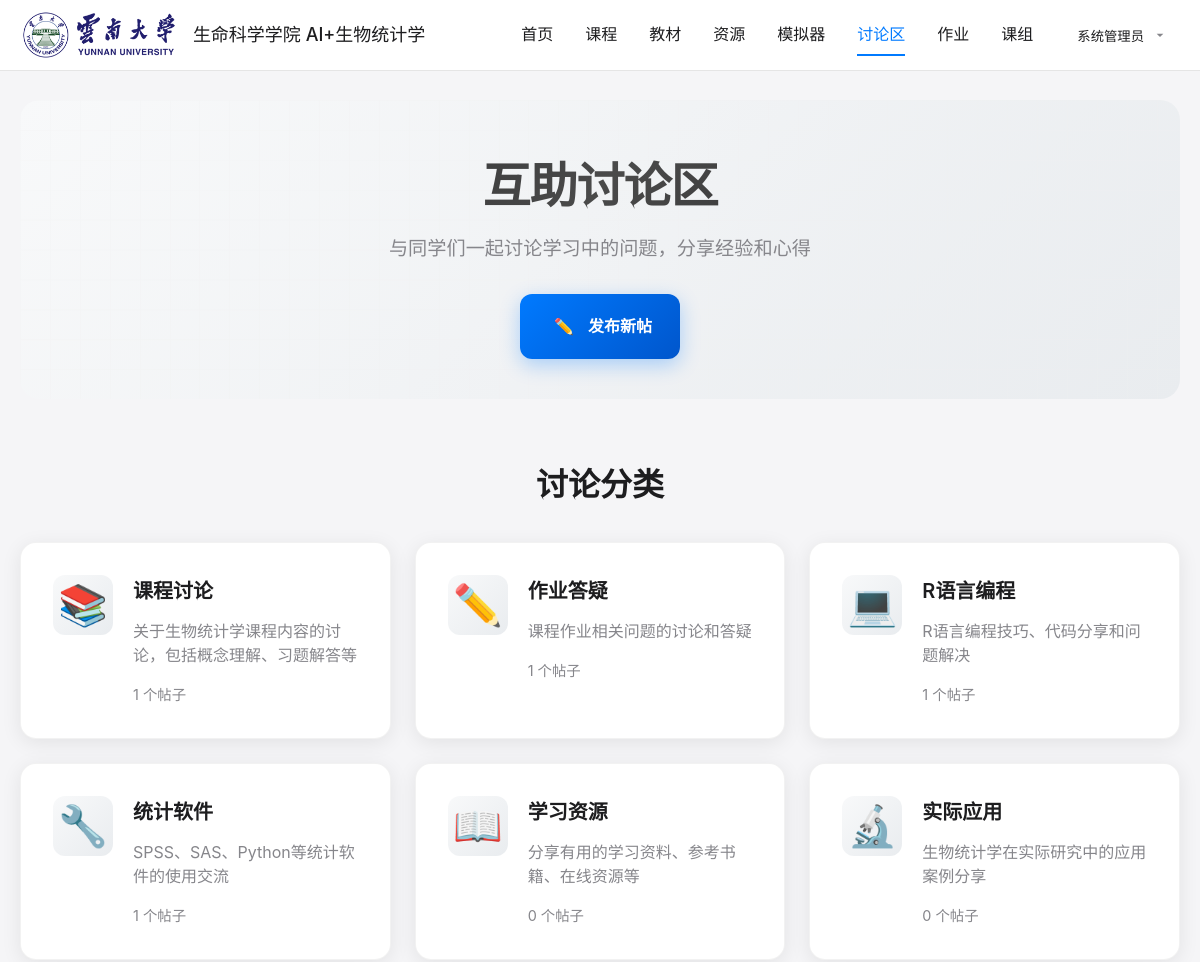
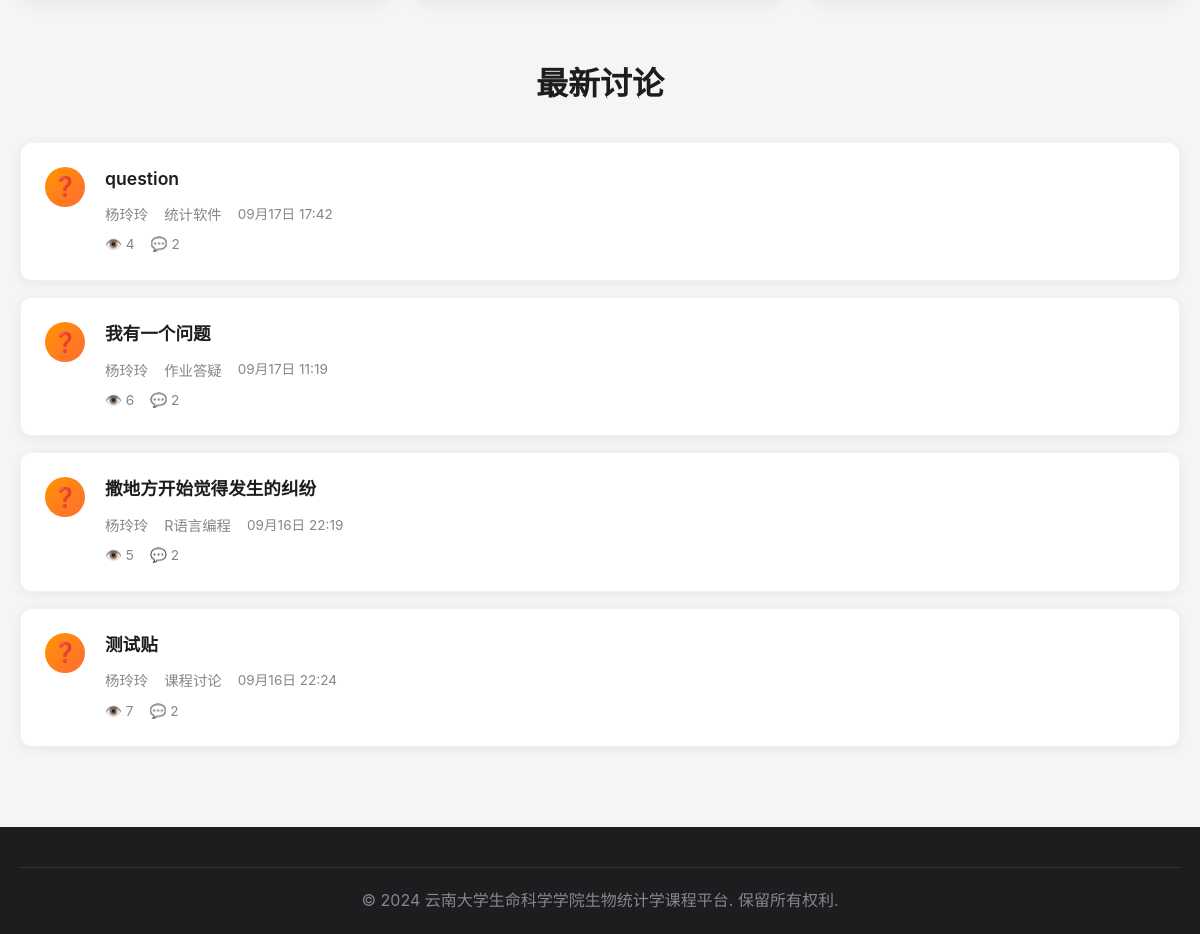
Before: /forum/ (signed in) with the older database file (2 pictures, top to bottom).
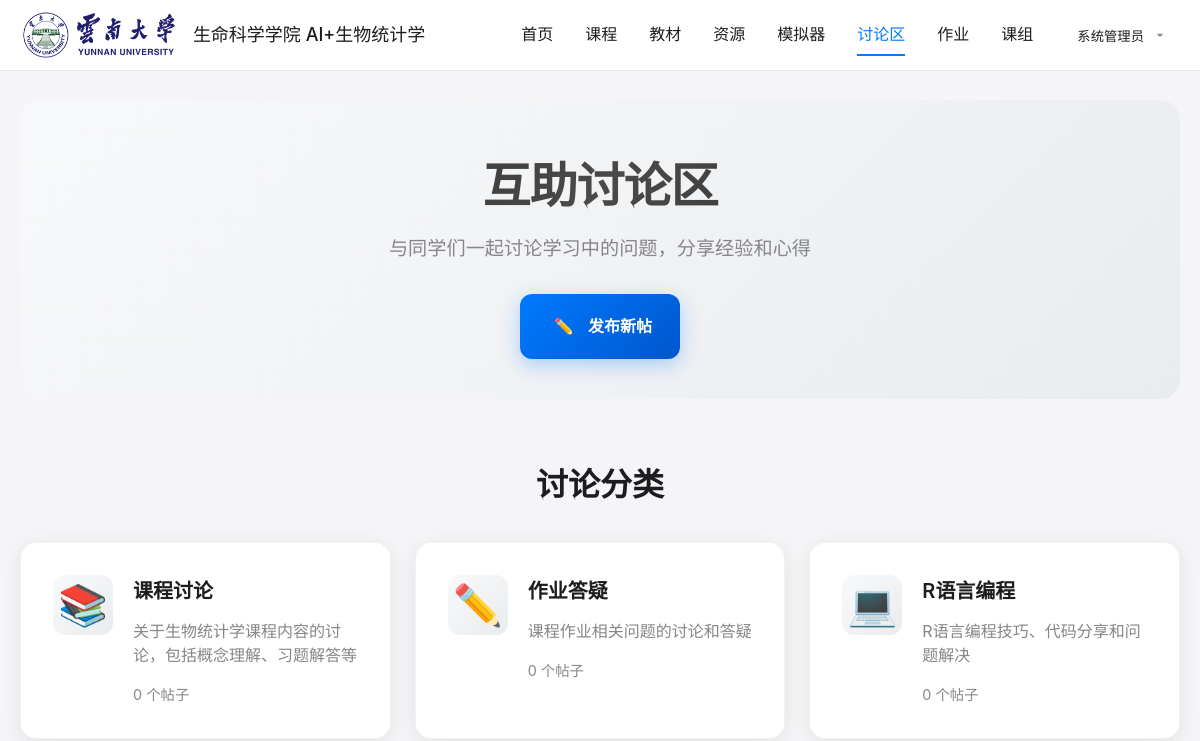
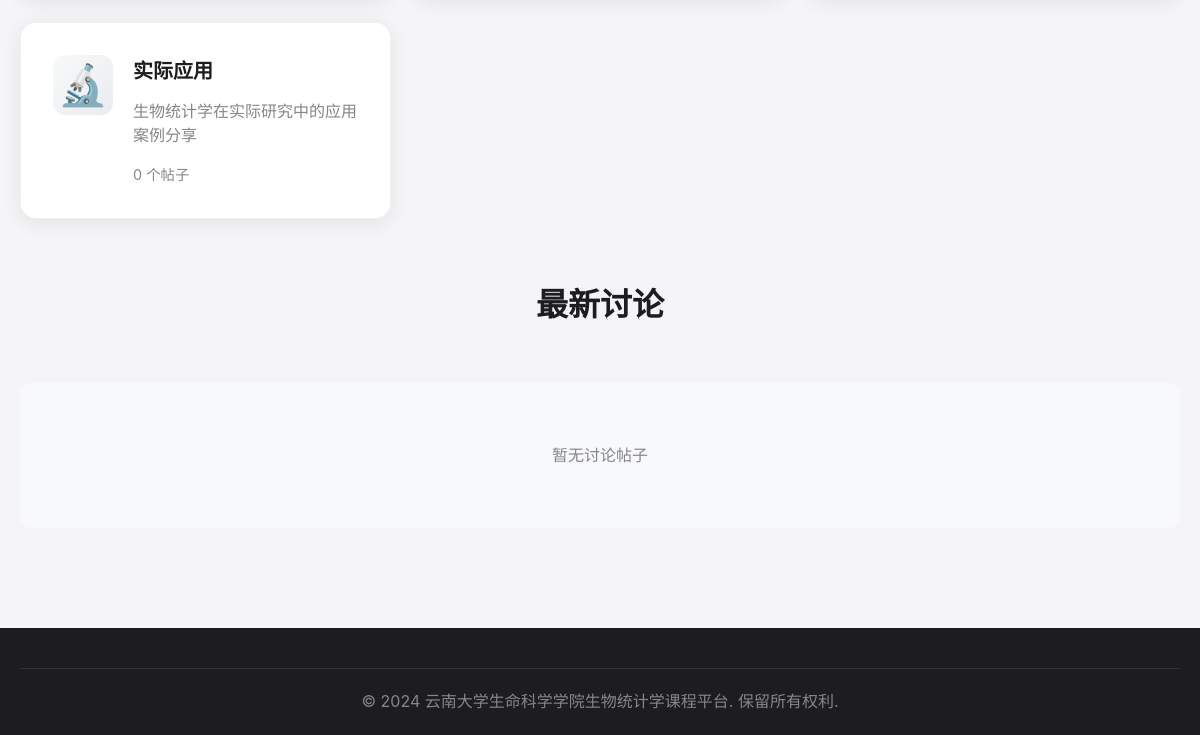
After: the same page with the newer database file (2 pictures, top to bottom).
### core/models.py (models this page shows, shortened)
class ForumCategory(models.Model):
    name = models.CharField(
        max_length=50,
        unique=True,
        verbose_name='分类名称'
    )
    description = models.TextField(
        blank=True,
        verbose_name='分类描述'
    )
    icon = models.CharField(
        max_length=50,
        default='💬',
        verbose_name='分类图标'
    )
    order = models.PositiveIntegerField(
        default=0,
        verbose_name='排序'
    )
    is_active = models.BooleanField(
        default=True,
        verbose_name='是否启用'
    )
    created_at = models.DateTimeField(
        auto_now_add=True,
        verbose_name='创建时间'
    )
    class Meta:
        verbose_name = '讨论区分类'
        verbose_name_plural = '讨论区分类'
        ordering = ['order', 'name']

class ForumPost(models.Model):
    POST_TYPE_CHOICES = [
        ('discussion', '讨论帖'),
        ('question', '问答帖'),
        ('announcement', '公告帖'),
    ]
    VISIBILITY_CHOICES = [
        ('public', '完全开放'),
        ('class_only', '教学班内可见'),
        ('teacher_only', '私信给教师'),
    ]
    title = models.CharField(
        max_length=200,
        verbose_name='标题'
    )
    content = models.TextField(
        verbose_name='内容'
    )
    post_type = models.CharField(
        max_length=20,
        choices=POST_TYPE_CHOICES,
        default='discussion',
        verbose_name='帖子类型'
    )
    visibility = models.CharField(
        max_length=20,
        choices=VISIBILITY_CHOICES,
        default='public',
        verbose_name='可见性',
        help_text='完全开放：所有注册用户可见；教学班内可见：同教学班学生和任课教师可见；私信给教师：仅作者和任课教师可见'
    )
    category = models.ForeignKey(
        ForumCategory,
        on_delete=models.CASCADE,
        verbose_name='分类'
    )
    author = models.ForeignKey(
        User,
        on_delete=models.CASCADE,
        verbose_name='作者'
    )
    teaching_class = models.ForeignKey(
        'TeachingClass',
        on_delete=models.CASCADE,
        null=True,
        blank=True,
        verbose_name='关联教学班',
        help_text='学生发帖时自动关联其所在教学班，用于权限控制'
    )
    is_pinned = models.BooleanField(
        default=False,
        verbose_name='是否置顶'
    )
    is_locked = models.BooleanField(
        default=False,
        verbose_name='是否锁定'
    )
    view_count = models.PositiveIntegerField(
        default=0,
        verbose_name='浏览次数'
    )
    reply_count = models.PositiveIntegerField(
        default=0,
        verbose_name='回复数量'
    )
    last_reply_at = models.DateTimeField(
        null=True,
        blank=True,
        verbose_name='最后回复时间'
    )
    last_reply_by = models.ForeignKey(
        User,
        on_delete=models.SET_NULL,
        null=True,
        blank=True,
        related_name='last_replies',
        verbose_name='最后回复者'
    )
    created_at = models.DateTimeField(
        auto_now_add=True,
        verbose_name='创建时间'
    )
    updated_at = models.DateTimeField(
        auto_now=True,
        verbose_name='更新时间'
    )
    class Meta:
        verbose_name = '讨论帖子'
        verbose_name_plural = '讨论帖子'
        ordering = ['-is_pinned', '-last_reply_at', '-created_at']
    def can_view(self, user):
        if not user.is_authenticated:
            return False
        if self.author == user:
            return True
        if user.user_type == 'admin':
            return True

class User(AbstractUser):
    USER_TYPE_CHOICES = [
        ('admin', '管理员'),
        ('teacher', '教师'),
        ('student', '学生'),
    ]
    user_type = models.CharField(
        max_length=10,
        choices=USER_TYPE_CHOICES,
        default='student',
        verbose_name='用户类型'
    )
    real_name = models.CharField(
        max_length=50,
        verbose_name='真实姓名'
    )
    class Meta:
        verbose_name = '用户'
        verbose_name_plural = '用户'

### core/views.py (the view)
# urls.py: path('forum/', views.forum_index, name='forum_index'),
@login_required
def forum_index(request):
    categories = ForumCategory.objects.filter(is_active=True)
    filter_type = request.GET.get('filter')
    if filter_type == 'private_messages' and request.user.user_type == 'teacher':
        teaching_classes = TeachingClass.objects.filter(created_by=request.user)
        all_posts = ForumPost.objects.filter(
            visibility='teacher_only',
            teaching_class__in=teaching_classes
        ).select_related('author', 'category', 'last_reply_by', 'teaching_class').order_by('-created_at')
        recent_posts = [post for post in all_posts if post.can_view(request.user)][:20]
        context = {
            'title': '学生私信 - 讨论区',
            'categories': categories,
            'recent_posts': recent_posts,
            'filter_type': 'private_messages',
            'show_private_filter': True,
        }
    else:
        all_recent_posts = ForumPost.objects.select_related('author', 'category', 'last_reply_by', 'teaching_class')[:50]
        recent_posts = [post for post in all_recent_posts if post.can_view(request.user)][:10]
        related_posts = get_user_related_posts(request.user)
        context = {
            'title': '互助讨论区',
            'categories': categories,
            'recent_posts': recent_posts,
            'related_posts': related_posts,
        }
    return render(request, 'core/forum/index.html', context)

### core/templatetags/chinese_name.py (called while the page is built, shortened)
@register.filter
def chinese_full_name(user):
    if hasattr(user, 'real_name') and user.real_name:
        return user.real_name

@register.filter
def chinese_name_initial(user):
    full_name = chinese_full_name(user)
    return full_name[0].upper() if full_name else user.username[0].upper()

### core/views.py (called while the page is built, shortened)
def get_user_related_posts(user):
    related_posts = []
    return related_posts[:10]

### templates/core/forum/index.html (shortened to what this page needs)
{% extends 'base.html' %}
{% load static %}
{% load chinese_name %}
{% block content %}
<div class="forum-container">
    <div class="forum-header">
        <h1>{{ title }}</h1>
        <p class="forum-subtitle">与同学们一起讨论学习中的问题，分享经验和心得</p>
        {% if user.is_authenticated %}
        <div class="forum-actions">
            <a href="{% url 'core:forum_new_post' %}" class="btn btn-primary">
                <span class="btn-icon">✏️</span>
                发布新帖
            </a>
        </div>
        {% endif %}
    </div>
    <div class="forum-content">
        <div class="forum-categories">
            <h2>讨论分类</h2>
            <div class="categories-grid">
                {% for category in categories %}
                <div class="category-card">
                    <div class="category-icon">{{ category.icon }}</div>
                    <div class="category-info">
                        <h3><a href="{% url 'core:forum_category' category.id %}">{{ category.name }}</a></h3>
                        <p>{{ category.description }}</p>
                        <div class="category-stats">
                            <span>{{ category.forumpost_set.count }} 个帖子</span>
                        </div>
                    </div>
                </div>
                {% empty %}
                <p class="no-categories">暂无讨论分类</p>
                {% endfor %}
            </div>
        </div>
        <div class="recent-posts">
            <h2>最新讨论</h2>
            <div class="posts-list">
                {% for post in recent_posts %}
                <div class="post-item">
                    <div class="post-type-badge post-type-{{ post.post_type }}">
                        {% if post.post_type == 'question' %}❓
                        {% elif post.post_type == 'announcement' %}📢
                        {% else %}💬{% endif %}
                    </div>
                    <div class="post-content">
                        <h3><a href="{% url 'core:forum_post_detail' post.id %}">{{ post.title }}</a></h3>
                        <div class="post-meta">
                            <span class="post-author">{{ post.author|chinese_full_name }}</span>
                            <span class="post-category">{{ post.category.name }}</span>
                            <span class="post-time">{{ post.created_at|date:"m月d日 H:i" }}</span>
                        </div>
                        <div class="post-stats">
                            <span>👁️ {{ post.view_count }}</span>
                            <span>💬 {{ post.reply_count }}</span>
                        </div>
                    </div>
                </div>
                {% empty %}
                <p class="no-posts">暂无讨论帖子</p>
                {% endfor %}
            </div>
        </div>
    </div>
</div>
{% endblock %}

Changed rows visible on the page:
no longer on this page (row edited): ForumCategory: icon "🔧", name "统计软件", description "SPSS、SAS、Python等统计软件的使用交流", forumpost_set.count "1"
no longer on this page (row edited): ForumCategory: icon "📖", name "学习资源", description "分享有用的学习资料、参考书籍、在线资源等", forumpost_set.count "0"
removed ForumPost: title "question", author|chinese_full_name "杨玲玲", category.name "统计软件", created_at "09月17日 17:42", view_count "4", reply_count "2"
removed ForumPost: title "我有一个问题", author|chinese_full_name "杨玲玲", category.name "作业答疑", created_at "09月17日 11:19", view_count "6", reply_count "2"
removed ForumPost: title "撒地方开始觉得发生的纠纷", author|chinese_full_name "杨玲玲", category.name "R语言编程", created_at "09月16日 22:19", view_count "5", reply_count "2"
removed ForumPost: title "测试贴", author|chinese_full_name "杨玲玲", category.name "课程讨论", created_at "09月16日 22:24", view_count "7", reply_count "2"
computed for ForumCategory "课程讨论": forumpost_set.count "1" → "0"
computed for ForumCategory "作业答疑": forumpost_set.count "1" → "0"
computed for ForumCategory "R语言编程": forumpost_set.count "1" → "0"
Other visible differences:
text now shown: "暂无讨论帖子"
